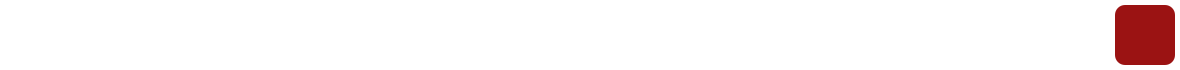
      <widget class="QFrame" name="frame_6">
       <property name="geometry">
        <rect>
         <x>50</x>
         <y>20</y>
         <width>1180</width>
         <height>70</height>
        </rect>
       </property>
       <property name="styleSheet">
        <string notr="true">background-color: #FFFFFF;
border-radius: 10px;
border: none;</string>
       </property>
       <property name="frameShape">
        <enum>QFrame::Shape::StyledPanel</enum>
       </property>
       <property name="frameShadow">
        <enum>QFrame::Shadow::Raised</enum>
       </property>
       <widget class="QTextEdit" name="input_3">
        <property name="geometry">
         <rect>
          <x>10</x>
          <y>10</y>
          <width>781</width>
          <height>51</height>
         </rect>
        </property>
        <property name="palette">
         <palette>
          <active>
           <colorrole role="WindowText">
            <brush brushstyle="SolidPattern">
             <color alpha="255">
              <red>0</red>
              <green>0</green>
              <blue>0</blue>
             </color>
            </brush>
           </colorrole>
           <colorrole role="Button">
            <brush brushstyle="SolidPattern">
             <color alpha="255">
              <red>255</red>
              <green>255</green>
              <blue>255</blue>
             </color>
            </brush>
           </colorrole>
           <colorrole role="Light">
            <brush brushstyle="SolidPattern">
             <color alpha="255">
              <red>255</red>
              <green>255</green>
              <blue>255</blue>
             </color>
            </brush>
           </colorrole>
           <colorrole role="Midlight">
            <brush brushstyle="SolidPattern">
             <color alpha="255">
              <red>255</red>
              <green>255</green>
              <blue>255</blue>
             </color>
            </brush>
           </colorrole>
           <colorrole role="Dark">
            <brush brushstyle="SolidPattern">
             <color alpha="255">
              <red>127</red>
              <green>127</green>
              <blue>127</blue>
             </color>
            </brush>
           </colorrole>
           <colorrole role="Mid">
            <brush brushstyle="SolidPattern">
             <color alpha="255">
              <red>170</red>
              <green>170</green>
              <blue>170</blue>
             </color>
            </brush>
           </colorrole>
           <colorrole role="Text">
            <brush brushstyle="SolidPattern">
             <color alpha="255">
              <red>0</red>
              <green>0</green>
              <blue>0</blue>
             </color>
            </brush>
           </colorrole>
           <colorrole role="BrightText">
            <brush brushstyle="SolidPattern">
             <color alpha="255">
              <red>255</red>
              <green>255</green>
              <blue>255</blue>
             </color>
            </brush>
           </colorrole>
           <colorrole role="ButtonText">
            <brush brushstyle="SolidPattern">
             <color alpha="255">
              <red>0</red>
              <green>0</green>
              <blue>0</blue>
             </color>
            </brush>
           </colorrole>
           <colorrole role="Base">
            <brush brushstyle="SolidPattern">
             <color alpha="255">
              <red>255</red>
              <green>255</green>
              <blue>255</blue>
             </color>
            </brush>
           </colorrole>
           <colorrole role="Window">
            <brush brushstyle="SolidPattern">
             <color alpha="255">
              <red>255</red>
              <green>255</green>
              <blue>255</blue>
             </color>
            </brush>
           </colorrole>
           <colorrole role="Shadow">
            <brush brushstyle="SolidPattern">
             <color alpha="255">
              <red>0</red>
              <green>0</green>
              <blue>0</blue>
             </color>
            </brush>
           </colorrole>
           <colorrole role="AlternateBase">
            <brush brushstyle="SolidPattern">
             <color alpha="255">
              <red>255</red>
              <green>255</green>
              <blue>255</blue>
             </color>
            </brush>
           </colorrole>
           <colorrole role="ToolTipBase">
            <brush brushstyle="SolidPattern">
             <color alpha="255">
              <red>255</red>
              <green>255</green>
              <blue>220</blue>
             </color>
            </brush>
           </colorrole>
           <colorrole role="ToolTipText">
            <brush brushstyle="SolidPattern">
             <color alpha="255">
              <red>0</red>
              <green>0</green>
              <blue>0</blue>
             </color>
            </brush>
           </colorrole>
           <colorrole role="PlaceholderText">
            <brush brushstyle="SolidPattern">
             <color alpha="127">
              <red>0</red>
              <green>0</green>
              <blue>0</blue>
             </color>
            </brush>
           </colorrole>
           <colorrole role="Accent">
            <brush brushstyle="SolidPattern">
             <color alpha="255">
              <red>255</red>
              <green>255</green>
              <blue>255</blue>
             </color>
            </brush>
           </colorrole>
          </active>
          <inactive>
           <colorrole role="WindowText">
            <brush brushstyle="SolidPattern">
             <color alpha="255">
              <red>0</red>
              <green>0</green>
              <blue>0</blue>
             </color>
            </brush>
           </colorrole>
           <colorrole role="Button">
            <brush brushstyle="SolidPattern">
             <color alpha="255">
              <red>255</red>
              <green>255</green>
              <blue>255</blue>
             </color>
            </brush>
           </colorrole>
           <colorrole role="Light">
            <brush brushstyle="SolidPattern">
             <color alpha="255">
              <red>255</red>
              <green>255</green>
              <blue>255</blue>
             </color>
            </brush>
           </colorrole>
           <colorrole role="Midlight">
            <brush brushstyle="SolidPattern">
             <color alpha="255">
              <red>255</red>
              <green>255</green>
              <blue>255</blue>
             </color>
            </brush>
           </colorrole>
           <colorrole role="Dark">
            <brush brushstyle="SolidPattern">
             <color alpha="255">
              <red>127</red>
              <green>127</green>
              <blue>127</blue>
             </color>
            </brush>
           </colorrole>
           <colorrole role="Mid">
            <brush brushstyle="SolidPattern">
             <color alpha="255">
              <red>170</red>
              <green>170</green>
              <blue>170</blue>
             </color>
            </brush>
           </colorrole>
           <colorrole role="Text">
            <brush brushstyle="SolidPattern">
             <color alpha="255">
              <red>0</red>
              <green>0</green>
              <blue>0</blue>
             </color>
            </brush>
           </colorrole>
           <colorrole role="BrightText">
            <brush brushstyle="SolidPattern">
             <color alpha="255">
              <red>255</red>
              <green>255</green>
              <blue>255</blue>
             </color>
            </brush>
           </colorrole>
           <colorrole role="ButtonText">
            <brush brushstyle="SolidPattern">
             <color alpha="255">
              <red>0</red>
              <green>0</green>
              <blue>0</blue>
             </color>
            </brush>
           </colorrole>
           <colorrole role="Base">
            <brush brushstyle="SolidPattern">
             <color alpha="255">
              <red>255</red>
              <green>255</green>
              <blue>255</blue>
             </color>
            </brush>
           </colorrole>
           <colorrole role="Window">
            <brush brushstyle="SolidPattern">
             <color alpha="255">
              <red>255</red>
              <green>255</green>
              <blue>255</blue>
             </color>
            </brush>
           </colorrole>
           <colorrole role="Shadow">
            <brush brushstyle="SolidPattern">
             <color alpha="255">
              <red>0</red>
              <green>0</green>
              <blue>0</blue>
             </color>
            </brush>
           </colorrole>
           <colorrole role="AlternateBase">
            <brush brushstyle="SolidPattern">
             <color alpha="255">
              <red>255</red>
              <green>255</green>
              <blue>255</blue>
             </color>
            </brush>
           </colorrole>
           <colorrole role="ToolTipBase">
            <brush brushstyle="SolidPattern">
             <color alpha="255">
              <red>255</red>
              <green>255</green>
              <blue>220</blue>
             </color>
            </brush>
           </colorrole>
           <colorrole role="ToolTipText">
            <brush brushstyle="SolidPattern">
             <color alpha="255">
              <red>0</red>
              <green>0</green>
              <blue>0</blue>
             </color>
            </brush>
           </colorrole>
           <colorrole role="PlaceholderText">
            <brush brushstyle="SolidPattern">
             <color alpha="127">
              <red>0</red>
              <green>0</green>
              <blue>0</blue>
             </color>
            </brush>
           </colorrole>
           <colorrole role="Accent">
            <brush brushstyle="SolidPattern">
             <color alpha="255">
              <red>255</red>
              <green>255</green>
              <blue>255</blue>
             </color>
            </brush>
           </colorrole>
          </inactive>
          <disabled>
           <colorrole role="WindowText">
            <brush brushstyle="SolidPattern">
             <color alpha="255">
              <red>127</red>
              <green>127</green>
              <blue>127</blue>
             </color>
            </brush>
           </colorrole>
           <colorrole role="Button">
            <brush brushstyle="SolidPattern">
             <color alpha="255">
              <red>255</red>
              <green>255</green>
              <blue>255</blue>
             </color>
            </brush>
           </colorrole>
           <colorrole role="Light">
            <brush brushstyle="SolidPattern">
             <color alpha="255">
              <red>255</red>
              <green>255</green>
              <blue>255</blue>
             </color>
            </brush>
           </colorrole>
           <colorrole role="Midlight">
            <brush brushstyle="SolidPattern">
             <color alpha="255">
              <red>255</red>
              <green>255</green>
              <blue>255</blue>
             </color>
            </brush>
           </colorrole>
           <colorrole role="Dark">
            <brush brushstyle="SolidPattern">
             <color alpha="255">
              <red>127</red>
              <green>127</green>
              <blue>127</blue>
             </color>
            </brush>
           </colorrole>
           <colorrole role="Mid">
            <brush brushstyle="SolidPattern">
             <color alpha="255">
              <red>170</red>
              <green>170</green>
              <blue>170</blue>
             </color>
            </brush>
           </colorrole>
           <colorrole role="Text">
            <brush brushstyle="SolidPattern">
             <color alpha="255">
              <red>127</red>
              <green>127</green>
              <blue>127</blue>
             </color>
            </brush>
           </colorrole>
           <colorrole role="BrightText">
            <brush brushstyle="SolidPattern">
             <color alpha="255">
              <red>255</red>
              <green>255</green>
              <blue>255</blue>
             </color>
            </brush>
           </colorrole>
           <colorrole role="ButtonText">
            <brush brushstyle="SolidPattern">
             <color alpha="255">
              <red>127</red>
              <green>127</green>
              <blue>127</blue>
             </color>
            </brush>
           </colorrole>
           <colorrole role="Base">
            <brush brushstyle="SolidPattern">
             <color alpha="255">
              <red>255</red>
              <green>255</green>
              <blue>255</blue>
             </color>
            </brush>
           </colorrole>
           <colorrole role="Window">
            <brush brushstyle="SolidPattern">
             <color alpha="255">
              <red>255</red>
              <green>255</green>
              <blue>255</blue>
             </color>
            </brush>
           </colorrole>
           <colorrole role="Shadow">
            <brush brushstyle="SolidPattern">
             <color alpha="255">
              <red>0</red>
              <green>0</green>
              <blue>0</blue>
             </color>
            </brush>
           </colorrole>
           <colorrole role="AlternateBase">
            <brush brushstyle="SolidPattern">
             <color alpha="255">
              <red>255</red>
              <green>255</green>
              <blue>255</blue>
             </color>
            </brush>
           </colorrole>
           <colorrole role="ToolTipBase">
            <brush brushstyle="SolidPattern">
             <color alpha="255">
              <red>255</red>
              <green>255</green>
              <blue>220</blue>
             </color>
            </brush>
           </colorrole>
           <colorrole role="ToolTipText">
            <brush brushstyle="SolidPattern">
             <color alpha="255">
              <red>0</red>
              <green>0</green>
              <blue>0</blue>
             </color>
            </brush>
           </colorrole>
           <colorrole role="PlaceholderText">
            <brush brushstyle="SolidPattern">
             <color alpha="127">
              <red>127</red>
              <green>127</green>
              <blue>127</blue>
             </color>
            </brush>
           </colorrole>
           <colorrole role="Accent">
            <brush brushstyle="SolidPattern">
             <color alpha="255">
              <red>255</red>
              <green>255</green>
              <blue>255</blue>
             </color>
            </brush>
           </colorrole>
          </disabled>
         </palette>
        </property>
        <property name="font">
         <font>
          <pointsize>22</pointsize>
         </font>
        </property>
        <property name="cursor" stdset="0">
         <cursorShape>IBeamCursor</cursorShape>
        </property>
        <property name="styleSheet">
         <string notr="true">border_: none;</string>
        </property>
        <property name="verticalScrollBarPolicy">
         <enum>Qt::ScrollBarPolicy::ScrollBarAlwaysOff</enum>
        </property>
        <property name="html">
         <string>&lt;!DOCTYPE HTML PUBLIC &quot;-//W3C//DTD HTML 4.0//EN&quot; &quot;http://www.w3.org/TR/REC-html40/strict.dtd&quot;&gt;
&lt;html&gt;&lt;head&gt;&lt;meta name=&quot;qrichtext&quot; content=&quot;1&quot; /&gt;&lt;meta charset=&quot;utf-8&quot; /&gt;&lt;style type=&quot;text/css&quot;&gt;
p, li { white-space: pre-wrap; }
hr { height: 1px; border-width: 0; }
li.unchecked::marker { content: &quot;\2610&quot;; }
li.checked::marker { content: &quot;\2612&quot;; }
&lt;/style&gt;&lt;/head&gt;&lt;body style=&quot; font-family:'Segoe UI'; font-size:22pt; font-weight:400; font-style:normal;&quot;&gt;
&lt;p style=&quot;-qt-paragraph-type:empty; margin-top:0px; margin-bottom:0px; margin-left:0px; margin-right:0px; -qt-block-indent:0; text-indent:0px;&quot;&gt;&lt;br /&gt;&lt;/p&gt;&lt;/body&gt;&lt;/html&gt;</string>
        </property>
       </widget>
       <widget class="QPushButton" name="solve_3">
        <property name="geometry">
         <rect>
          <x>1115</x>
          <y>5</y>
          <width>60</width>
          <height>60</height>
         </rect>
        </property>
        <property name="cursor">
         <cursorShape>PointingHandCursor</cursorShape>
        </property>
        <property name="styleSheet">
         <string notr="true">background-color: #9B1313;
border-radius: 10px;
border_: none;</string>
        </property>
        <property name="text">
         <string/>
        </property>
        <property name="icon">
         <iconset resource="resources.qrc">
          <normaloff>:/resources/resources/icons/arrow.png</normaloff>:/resources/resources/icons/arrow.png</iconset>
        </property>
        <property name="iconSize">
         <size>
          <width>40</width>
          <height>40</height>
         </size>
        </property>
        <property name="autoDefault">
         <bool>false</bool>
        </property>
        <property name="default">
         <bool>false</bool>
        </property>
        <property name="flat">
         <bool>false</bool>
        </property>
       </widget>
       <widget class="QPushButton" name="input_image_alt">
        <property name="geometry">
         <rect>
          <x>990</x>
          <y>10</y>
          <width>61</width>
          <height>51</height>
         </rect>
        </property>
        <property name="cursor">
         <cursorShape>PointingHandCursor</cursorShape>
        </property>
        <property name="text">
         <string/>
        </property>
        <property name="icon">
         <iconset resource="resources.qrc">
          <normaloff>:/resources/resources/icons/input_image.png</normaloff>:/resources/resources/icons/input_image.png</iconset>
        </property>
        <property name="iconSize">
         <size>
          <width>45</width>
          <height>45</height>
         </size>
        </property>
       </widget>
       <widget class="QPushButton" name="input_voice_alt">
        <property name="geometry">
         <rect>
          <x>1040</x>
          <y>10</y>
          <width>61</width>
          <height>51</height>
         </rect>
        </property>
        <property name="cursor">
         <cursorShape>PointingHandCursor</cursorShape>
        </property>
        <property name="text">
         <string/>
        </property>
        <property name="icon">
         <iconset resource="resources.qrc">
          <normaloff>:/resources/resources/icons/input_voice.png</normaloff>:/resources/resources/icons/input_voice.png</iconset>
        </property>
        <property name="iconSize">
         <size>
          <width>45</width>
          <height>45</height>
         </size>
        </property>
       </widget>
      </widget>
